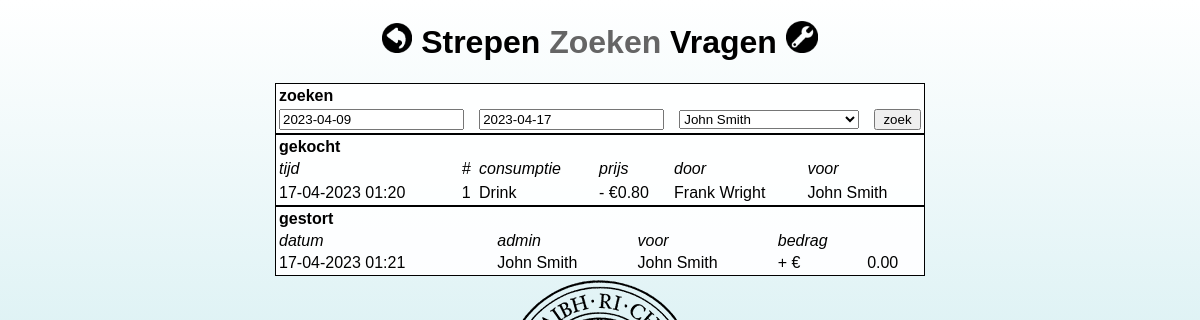
The page /StreepApp/mylist.php (signed in) on the database its author committed.
### tables this page shows
CREATE TABLE `personalia` (
  `ID` int(255) NOT NULL,
  `name` char(255) NOT NULL,
  `email` varchar(255) NOT NULL,
  `password` varchar(128) NOT NULL DEFAULT 'qwerty123',
  `debt` float NOT NULL,
  `lastused` datetime NOT NULL,
  `isAdmin` tinyint(1) NOT NULL DEFAULT 0,
  `isActive` tinyint(1) NOT NULL DEFAULT 1
);

CREATE TABLE `purchases` (
  `purchID` int(11) NOT NULL,
  `prodID` int(11) NOT NULL,
  `custID` int(11) NOT NULL,
  `devID` int(11) NOT NULL,
  `purchAmount` int(11) NOT NULL,
  `purchDate` datetime DEFAULT current_timestamp(),
  `purchPrice` float NOT NULL
);

CREATE TABLE `products` (
  `prodID` int(11) NOT NULL,
  `prodName` varchar(255) NOT NULL,
  `prodPrice` float NOT NULL,
  `colorHex` varchar(7) NOT NULL DEFAULT 'FF0000',
  `timessold` int(255) NOT NULL,
  `lastsold` datetime NOT NULL DEFAULT current_timestamp(),
  `isActive` tinyint(1) NOT NULL DEFAULT 1
);

CREATE TABLE `logs` (
  `ID` int(11) NOT NULL,
  `type` varchar(63) NOT NULL,
  `date` datetime NOT NULL,
  `editor` varchar(127) NOT NULL,
  `subject` int(11) NOT NULL,
  `object` float NOT NULL
);

### StreepApp/lookup.php (called while the page is built, shortened)
<?php
function isAdmin($ID) {
    include 'connectDB.php';
	$result = mysqli_fetch_array(mysqli_query($conn, "SELECT isAdmin FROM personalia WHERE ID = '$ID'"));
    return $result['isAdmin'];
}
function giveName($ID) {
    include 'connectDB.php';
	$result = mysqli_fetch_array(mysqli_query($conn, "SELECT name FROM personalia WHERE ID = '$ID'"));
	if(isset($result['name'])){
	    return $result['name'];
	}
	else{return "<i><font color='#9D9D9D'>[verwijderd]</i>";}
}
function giveProduct($ID) {
    include 'connectDB.php';
	$result = mysqli_fetch_array(mysqli_query($conn, "SELECT prodName FROM products WHERE prodID = '$ID'"));
	if(isset($result['prodName'])){
	    return $result['prodName'];
	}
	else{return "<i><font color='#9D9D9D'>[verwijderd]</i>";}
}
?>

### StreepApp/mylist.php (the view, shortened to what this page needs)
	<?php
	include 'IDcheck.php';
	include 'connectDB.php';
	include 'lookup.php';
?>
<!doctype html>
<html>
        <link href="css/outstyle.css" rel="stylesheet" type="text/css" media="screen"/>
<head>
	<h1>
	<a href="mobile.php">  <img src="img/back.png" width="30" height="30" alt=""/></a>
	<a href="desktop.php"> Strepen</a>
                           Zoeken
	<a href="contact.php"> Vragen</a>
	<?php if(isAdmin($_COOKIE['deviceID'])){echo('<a href="custList.php"><img src="img/alter.png" width="32" height="32"/></a>');}?>
	</h1>
</head>
<?php
	if(!isset($_POST['name'])){
		$qID = $_COOKIE['deviceID'];
		$qname= giveName($_COOKIE['deviceID']);
	}
	else{
		$qID= giveID($_POST['name']);
		$qname = $_POST['name'];
	}
	if(!isset($_POST['newmax'])){$newmax = date('Y-m-d');}else{$newmax = $_POST['newmax'];}
	if(!isset($_POST['oldmax'])){$oldmax = date('Y-m-d', time()-691200);}else{$oldmax = $_POST['oldmax'];}
?>
<body>
<table>
	<tr>
    	<td>
    		<slideTop><b>zoeken</b></slideTop>
        </td>
    </tr>
	<tr>
    	<form action="mylist.php" name="NameSelector" method="post">
    		<td>
            	<input type="datetime" name="oldmax" value= <?php echo($oldmax);?>>
            </td>
			<td>
            	<input type="datetime" name="newmax" value= <?php echo($newmax);?>>
            </td>
        	<td>
        	<select name="name" style="width:180px"><?php
				echo "<option>" . giveName($_COOKIE['deviceID']) . "</option>";
			?></select >
			</td>
			<td>
            	<input type="submit" name="submit" value="zoek"><br>
			</td>
		</form>
	</tr>
</table>
<table>
	<tr>
    	<td>
    		<b>gekocht</b>
        </td>
    </tr>
    <tr>
    	<td><i>	tijd		</i></td>
		<td><i>	# 			</i></td>
		<td><i>	consumptie	</i></td>
		<td><i>	prijs		</i></td>
        <td><i> door		</i></td>
        <td><i> voor		</i></td>
	</tr>
    <tr>
        <?php
			$result = mysqli_query($conn, "SELECT * FROM purchases ORDER BY purchDate DESC");
			while($nextup = mysqli_fetch_array($result)){
				$measuredate = date("Y-m-d", strtotime($nextup['purchDate']));
				if($measuredate >= $oldmax and $measuredate <= $newmax){
					if($qname == 'iedereen' or $qID==$nextup['custID']){
						echo "<tr>
								<td>" 	. date("d-m-Y H:i", strtotime($nextup['purchDate'])) . "</td>
								<td>" 	. $nextup['purchAmount'] . "</td>
								<td>" 	. giveProduct($nextup['prodID']) . "</td>
								<td>" 	. "- €" . number_format($nextup['purchPrice'],2) . "</td>
								<td>" 	. giveName($nextup['devID']) . "</td>
								<td>" 	. giveName($nextup['custID']) . "</td>
							</tr>";
					}
				}
			}
		?>
	</tr>
</table>
<table>
	<tr>
    	<td>
    		<b>gestort</b>
        </td>
    </tr>
	<tr>
		<td><i>	datum				</i></td>
		<td><i>	admin				</i></td>
        <td><i> voor		 		</i></td>
		<td><i> bedrag	 			</i></td>
	</tr>
    <?php
		$counter = 0;
        $result = mysqli_query($conn, "SELECT * FROM logs ORDER BY date DESC");
        while($nextup = mysqli_fetch_array($result) and $counter < 17){
			if(giveName($nextup['subject']) == $qname or $qname == 'iedereen'){
				$measuredate = date("Y-m-d", strtotime($nextup['date']));
				if($measuredate >= $oldmax and $measuredate <= $newmax){
					$counter++;
						echo "
						<tr>
							<td>" 	.  date("d-m-Y H:i", strtotime($nextup['date'])) .	 "</td>
							<td>" 	 . giveName($nextup['editor']) . "</td>
							<td>" 	 . giveName($nextup['subject']) . "</td>
							<td>+ €</td>
							<td>" 	 . number_format ( $nextup['object'], 2) . "</td>
						</tr>";
					}
			}
        }
    ?>
</table>
</body>

### StreepApp/css/outstyle.css (style rules this page uses)
* { font-family: Arial; }
a:link { color:black;text-decoration: none; }
html { width:100%; background-repeat:no-repeat; background-attachment:fixed; background-position:center; background-image:url(../img/cameron.png), linear-gradient(white,#b0e0e6); }
h1 { color:#656565; text-align:center }
body { margin-left:auto; margin-right:auto; width:1000px; }
input[type = submit] { text-align: center; width:100%; }
table { border: 1px solid black; background:rgba(255,255,255,0.9); margin: 0 auto; width:650px; }

### rows shown on the page
personalia: name "John Smith"
purchases: purchDate "17-04-2023 01:20", purchAmount "1", prodID.prodName "Drink", purchPrice "0.80", devID.name "Frank Wright", custID.name "John Smith"
logs: date "17-04-2023 01:21", editor.name "John Smith", subject.name "John Smith", object "0.00"
